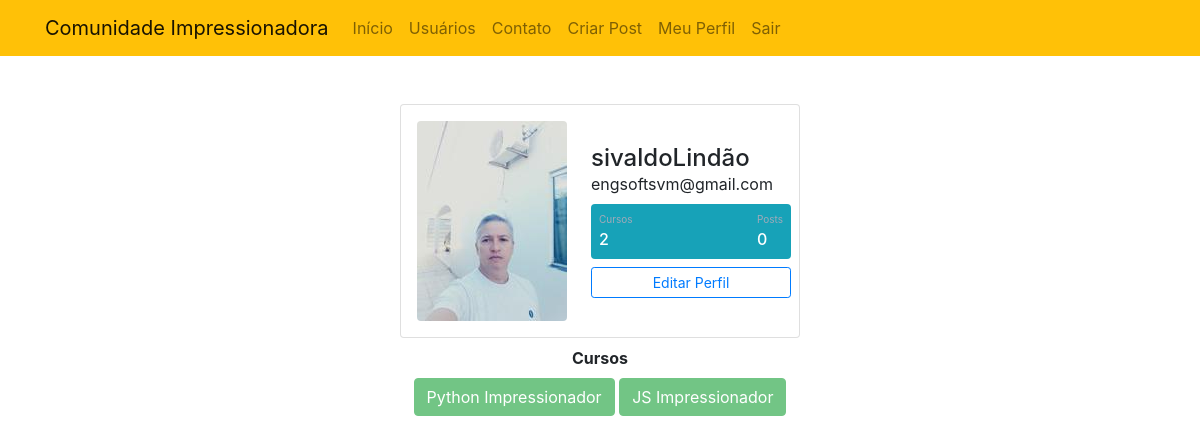
Page /perfil (signed in) on the earlier database version.
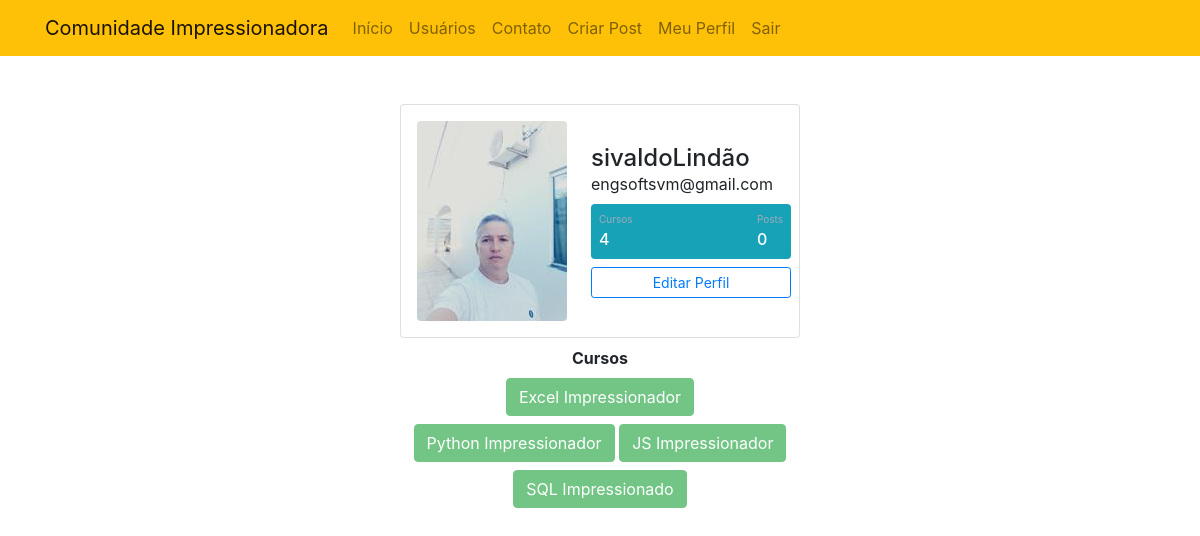
Same page on the later database version.
### comunidadeimpressionadora/models.py (models this page shows)
class Usuarios(database.Model, UserMixin):
    id = database.Column(database.Integer, primary_key=True)
    username = database.Column(database.String, nullable=False)
    email = database.Column(database.String, nullable=False, unique=True)
    senha = database.Column(database.String(80), nullable=False)
    foto_perfil = database.Column(database.String, default='default.jpg')
    posts = database.relationship('Post', backref='autor', lazy=True)
    cursos = database.Column(database.String, nullable=False, default='Não Informado')

### comunidadeimpressionadora/routes.py (the view)
@app.route('/perfil')
@login_required
def perfil():
     foto_perfil = url_for('static', filename='fotos_perfil/{}'.format(current_user.foto_perfil))
     return render_template('perfil.html', foto_perfil=foto_perfil)

### comunidadeimpressionadora/models.py (called while the page is built)
@login_manager.user_loader
def load_usuarios(id_usuarios):
    return Usuarios.query.get(int(id_usuarios))

### comunidadeimpressionadora/templates/perfil.html (shortened to what this page needs)
{% extends 'base.html' %}
{% block body %}
   <div class="container mt-5 d-flex justify-content-center">
        <div class="card p-2">
             <div class="d-flex align-items-center">
                    <div class="image p-2">
                        <img src="{{ foto_perfil }}" class="rounded" width="150">
                    </div>
                <div class="ml-3 w-100">
                   <h4 class="mb-0 mt-0">{{ current_user.username }}</h4><span>{{ current_user.email }} </span>
           <div class="p-2 mt-2 mb-2 bg-info d-flex justify-content-between rounded text-white stats">
               {% if 'Não Informado' in current_user.cursos %}
                    <div class="d-flex flex-column">
                        <span class="articles">Cursos</span>
                        <span class="number1">0</span>
                    </div>
               {% else %}
                    <div class="d-flex flex-column">
                        <span class="articles">Cursos</span>
                        <span class="number1">{{ current_user.cursos.count(';') + 1 }}</span>
                    </div>
               {% endif %}
                <div class="d-flex flex-column">
                    <span class="rating">Posts</span>
                    <span class="number3">0</span>
                </div>
           </div>
               <div class="w-100" class="button mt-2 d-flex flex-row align-items-center">
                   <a href="{{ url_for('editar_perfil') }}">
                       <button class="btn btn-sm btn-outline-primary w-100">Editar Perfil</button>
                   </a>
               </div>
                </div>
             </div>
        </div>
   </div>
<div class="row justify-content-center">
    <div class="col col-4 pt-2" style="text-align: center" >
        <strong>Cursos</strong> <br>
        {% for curso in current_user.cursos.split(';') %}
             <button type="button" class="btn btn-success mt-2 " disabled>{{ curso }}</button>
        {% endfor %}
    </div>
</div>
{% endblock %}

### comunidadeimpressionadora/templates/base.html (shortened to what this page needs)
<!DOCTYPE html>
<html lang="pt-br">
<head>
    <link rel="stylesheet" type="text/css" href="{{ url_for('static', filename='style.css') }}">
    <link rel="stylesheet" href="https://stackpath.bootstrapcdn.com/bootstrap/4.1.3/css/bootstrap.min.css">
</head>
<body>
    {% include 'navbar.html' %}
    {% block body %}
    {% endblock %}
</body>
</html>

### comunidadeimpressionadora/templates/navbar.html (shortened to what this page needs)
<nav class="navbar navbar-expand-lg navbar-light bg-warning">
  <div class="container-fluid container">
    <a class="navbar-brand" href="{{ url_for('home') }}">Comunidade Impressionadora</a>
    <div class="collapse navbar-collapse" id="navbarSupportedContent">
      <ul class="navbar-nav me-auto mb-2 mb-lg-0">
        <li class="nav-item">
          <a class="nav-link" aria-current="page" href="{{ url_for('home') }}">Início</a>
        </li>
        <li class="nav-item">
          <a class="nav-link" href="{{ url_for('usuarios') }}">Usuários</a>
        </li>
        <li class="nav-item">
          <a class="nav-link" href="{{ url_for('contato') }}">Contato</a>
        </li>
      </ul>
      <ul class="d-flex navbar-nav mr-0">
        {% if current_user.is_authenticated %}
          <li class="nav-item">
            <a class="nav-link" href="{{ url_for('criar_post') }}">Criar Post</a>
          </li>
          <li class="nav-item">
            <a class="nav-link" href="{{ url_for('perfil') }}">Meu Perfil</a>
          </li>
          <li class="nav-item">
            <a class="nav-link" href="{{ url_for('sair') }}">Sair</a>
          </li>
        {% endif %}
      </ul>
    </div>
  </div>
</nav>

### comunidadeimpressionadora/static/style.css (style rules this page uses)
.card { width: 400px; border: none; border-radius: 10px; background-color: #008B8B; }
.stats { background: #f2f5f8 !important; color: #000 !important; }
.articles { font-size:10px; color: #a1aab9; }
.number1 { font-weight:500; }
.rating { font-size:10px; color: #a1aab9; }
.number3 { font-weight:500; }

Differences in the rows shown:
changed Usuarios "sivaldoLindão": cursos "2" → "4"
Other differences:
new list line: "Excel Impressionador"
new list line: "SQL Impressionado"
